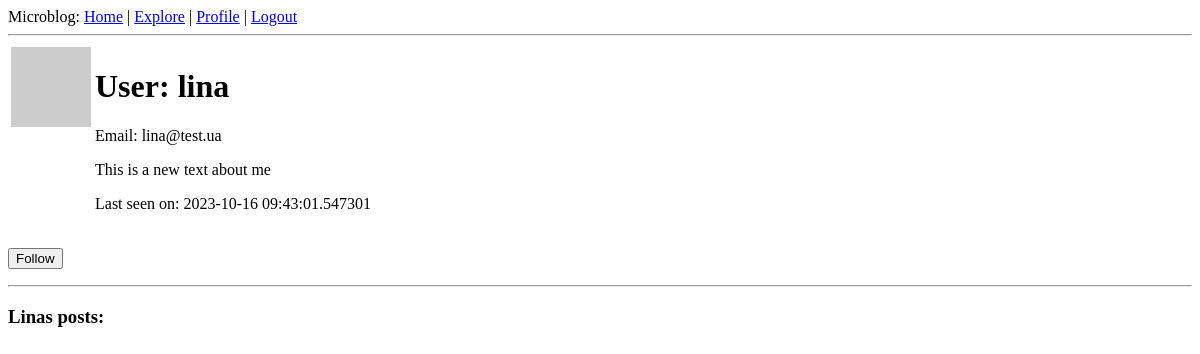
Before: /user/lina (signed in) with the older database file.
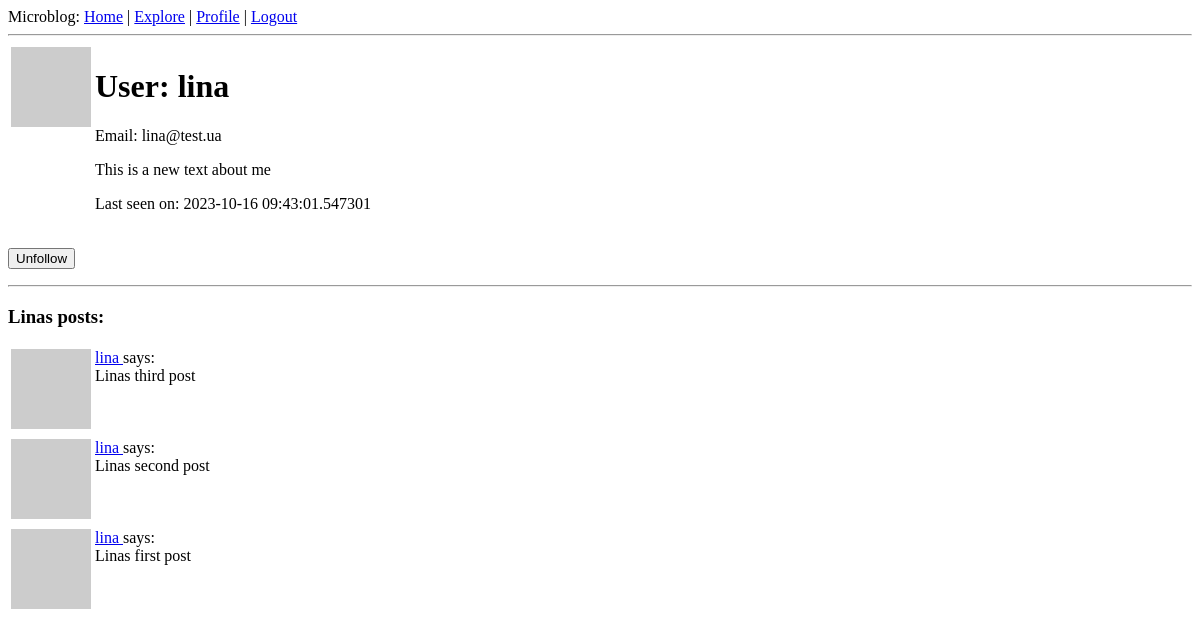
After: the same page with the newer database file.
### app/models.py (models this page shows, shortened)
class Post(db.Model):
    id = db.Column(db.Integer, primary_key=True)
    body = db.Column(db.String(140))
    timestamp = db.Column(db.DateTime, index=True, default=datetime.utcnow)
    user_id = db.Column(db.Integer, db.ForeignKey('user.id'))

class User(UserMixin, db.Model):
    id = db.Column(db.Integer, primary_key=True)
    username = db.Column(db.String(64), index=True, unique=True)
    email = db.Column(db.String(120), index=True, unique=True)
    password_hash = db.Column(db.String(128))
    about_me = db.Column(db.String(140))
    last_seen = db.Column(db.DateTime, default=datetime.utcnow)
    posts = db.relationship('Post', backref='author', lazy='dynamic')
    followed = db.relationship(
        'User', secondary=followers,
        primaryjoin=(followers.c.follower_id == id),
        secondaryjoin=(followers.c.followed_id == id),
        backref=db.backref('followers', lazy='dynamic'), lazy='dynamic')
    def avatar(self, size):
        digest = md5(self.email.lower().encode('utf-8')).hexdigest()
        return 'https://www.gravatar.com/avatar/{}?d=identicon&s={}'.format(
            digest, size)
    def is_following(self, user):
        return self.followed.filter(
            followers.c.followed_id == user.id).count() > 0
    def own_posts(self):
        posts = Post.query.filter_by(user_id=self.id)
        return posts.order_by(Post.timestamp.desc())

### app/routes.py (the view)
@app.route('/user/<username>')
@login_required
def user(username):
    user = User.query.filter_by(username=username).first_or_404()
    posts = User.own_posts(user)
    form = EmptyForm()
    return render_template('user.html', user=user, posts=posts, form=form)

### app/forms.py
class EmptyForm(FlaskForm):
    submit = SubmitField('Submit')

### app/models.py (called while the page is built)
@login.user_loader
def load_user(id):
    return User.query.get(int(id))

### app/routes.py (called while the page is built)
@app.before_request
def before_request():
    if current_user.is_authenticated:
        current_user.last_seen = datetime.utcnow()
        db.session.commit()

### app/templates/user.html (shortened to what this page needs)
{% extends "base.html" %}
{% block content %}
    <table>
        <tr valign="top">
            <td><img src="{{ user.avatar(128) }}"></td>
            <td>
                <h1>User: {{ user.username }}</h1>
                <p>Email: {{ user.email }}</p>
                {% if user.about_me %}<p>{{ user.about_me }}</p>{% endif %}
                {% if user.last_seen %}<p>Last seen on: {{ user.last_seen }}</p>{% endif %}
            </td>
        </tr>
    </table>
    {% if user == current_user %}
        <p><a href="{{ url_for('edit_profile') }}">Edit your profile</a></p>
    {% elif not current_user.is_following(user) %}
    <p>
        <form action="{{ url_for('follow', username=user.username) }}" method="post">
            {{ form.submit(value='Follow') }}
        </form>
    </p>
    {% else %}
    <p>
        <form action="{{ url_for('unfollow', username=user.username) }}" method="post">
            {{ form.submit(value='Unfollow') }}
        </form>
    </p>
    {% endif %}
    <hr>
    <h3>{{ user.username.capitalize() }}s posts:</h3>
    {% for post in posts %}
        {% include '_post.html' %}
    {% endfor %}
{% endblock %}

### app/templates/_post.html
<table>
    <tr valign="top">
        <td><img src="{{ post.author.avatar(36) }}"></td>
        <td>
            <a href="{{ url_for('user', username=post.author.username) }}">
                {{ post.author.username }}
            </a>
            says:<br>{{ post.body }}</td>
    </tr>
</table>

Changed rows visible on the page:
added Post: author.username "lina", body "Linas third post"
added Post: author.username "lina", body "Linas second post"
added Post: author.username "lina", body "Linas first post"
Other visible differences:
form field submit: (not shown) → "Unfollow"
form field submit: "Follow" → (not shown)
